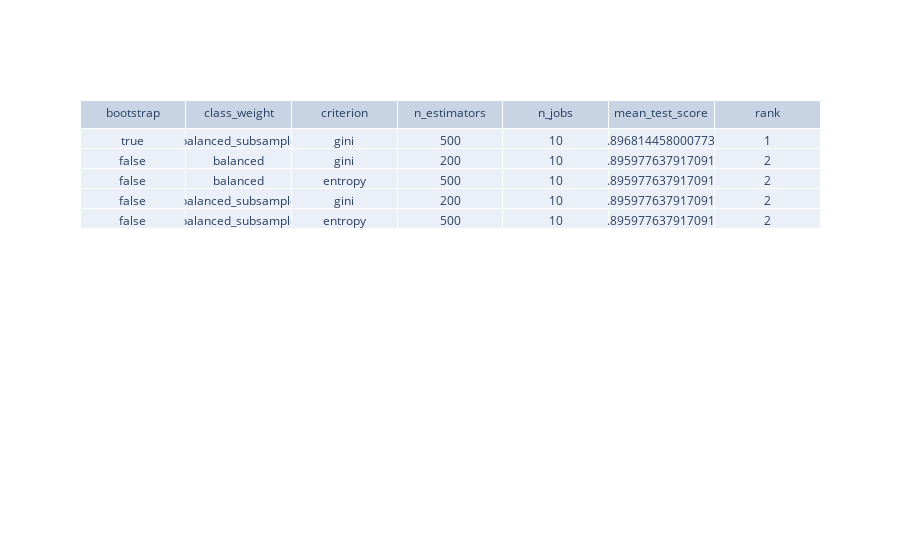

Write notebook code for a chart like this one.
### Code cell
plot_table_grid(gs, 2)

### Figure 1 — Plotly figure (JSON) as saved in the notebook; plotly's stock layout.template omitted (floating-point values rounded to 4 significant figures)
{"data": [{"cells": {"values": [[true, false, false, false, false], ["balanced_subsample", "balanced", "balanced", "balanced_subsample", "balanced_subsample"], ["gini", "gini", "entropy", "gini", "entropy"], [500, 200, 500, 200, 500], [10, 10, 10, 10, 10], [0.8968, 0.896, 0.896, 0.896, 0.896], [1, 2, 2, 2, 2]]}, "header": {"values": ["bootstrap", "class_weight", "criterion", "n_estimators", "n_jobs", "mean_test_score", "rank"]}, "type": "table"}], "layout": {}}
